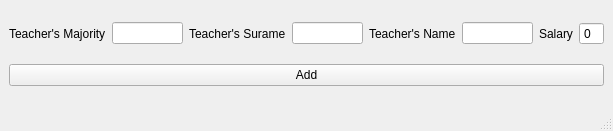
<?xml version="1.0" encoding="UTF-8"?>
<ui version="4.0">
 <class>add_teacher</class>
 <widget class="QMainWindow" name="add_teacher">
  <property name="geometry">
   <rect>
    <x>0</x>
    <y>0</y>
    <width>613</width>
    <height>131</height>
   </rect>
  </property>
  <property name="windowTitle">
   <string>MainWindow</string>
  </property>
  <widget class="QWidget" name="centralwidget">
   <layout class="QGridLayout" name="gridLayout">
    <item row="0" column="0">
     <layout class="QHBoxLayout" name="horizontalLayout">
      <item>
       <widget class="QLabel" name="label">
        <property name="text">
         <string>Teacher's Majority</string>
        </property>
       </widget>
      </item>
      <item>
       <widget class="QLineEdit" name="lineEdit"/>
      </item>
      <item>
       <widget class="QLabel" name="label_3">
        <property name="text">
         <string>Teacher's Surame</string>
        </property>
       </widget>
      </item>
      <item>
       <widget class="QLineEdit" name="lineEdit_2"/>
      </item>
      <item>
       <widget class="QLabel" name="label_2">
        <property name="text">
         <string>Teacher's Name</string>
        </property>
       </widget>
      </item>
      <item>
       <widget class="QLineEdit" name="lineEdit_3"/>
      </item>
      <item>
       <widget class="QLabel" name="label_4">
        <property name="text">
         <string>Salary</string>
        </property>
       </widget>
      </item>
      <item>
       <widget class="QSpinBox" name="spinBox">
        <property name="buttonSymbols">
         <enum>QAbstractSpinBox::NoButtons</enum>
        </property>
       </widget>
      </item>
     </layout>
    </item>
    <item row="1" column="0">
     <widget class="QPushButton" name="pushButton">
      <property name="text">
       <string>Add</string>
      </property>
     </widget>
    </item>
   </layout>
  </widget>
  <widget class="QMenuBar" name="menubar">
   <property name="geometry">
    <rect>
     <x>0</x>
     <y>0</y>
     <width>613</width>
     <height>21</height>
    </rect>
   </property>
  </widget>
  <widget class="QStatusBar" name="statusbar"/>
 </widget>
 <resources/>
 <connections/>
</ui>
